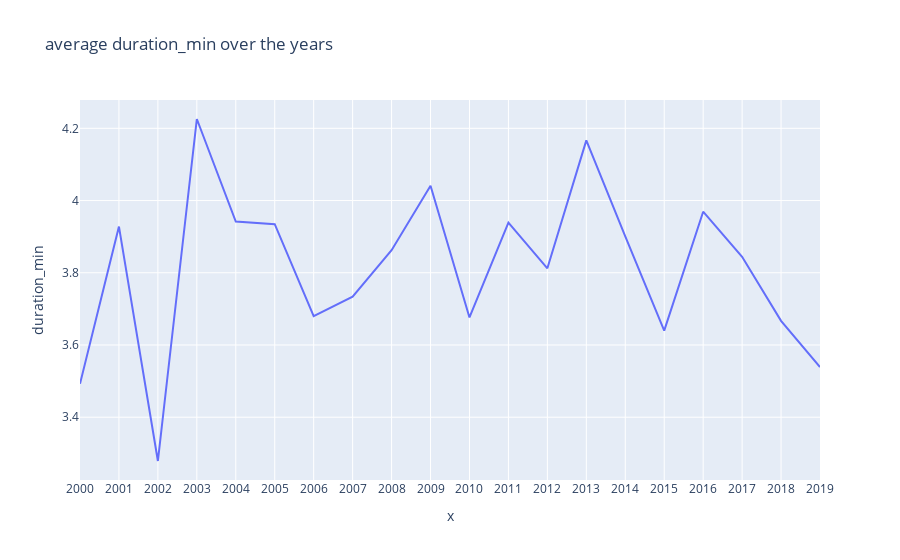
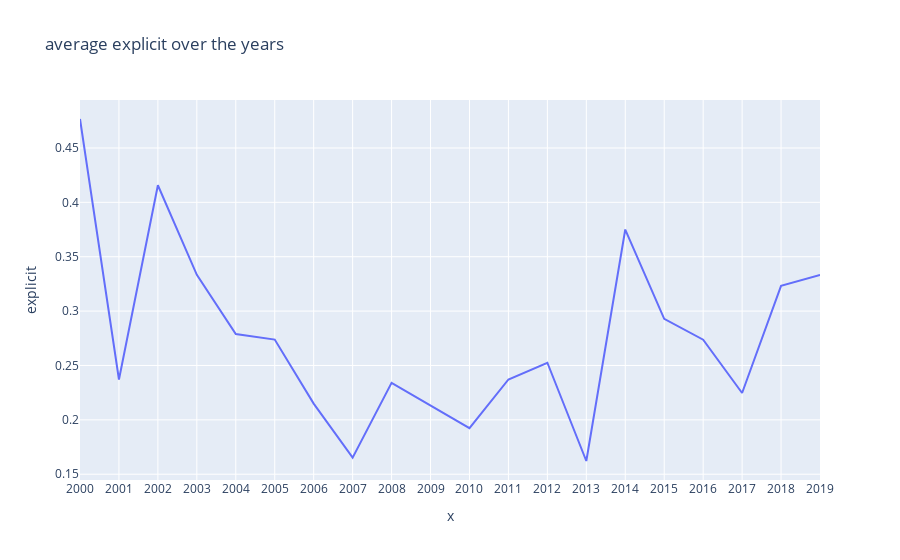

The notebook cell saved with these charts, in order:
### Markdown cell above
# Time Series Analysis

### Code cell
columns = ['duration_min','explicit','danceability','loudness','energy','speechiness','instrumentalness','acousticness','liveness','valence','tempo']
for column in columns:
        iplot(px.line(year_to_year, 
        x=year_to_year.index.sort_values(ascending=True), 
        y=column,
        title='average ' + str(column) + ' over the years',
       ).update_xaxes(type='category').update_traces(textposition='top right'))

### Figure 1 — Plotly figure (JSON) as saved in the notebook; plotly's stock layout.template omitted (floating-point values rounded to 4 significant figures)
{"data": [{"hovertemplate": "x=%{x}<br>duration_min=%{y}<extra></extra>", "legendgroup": "", "line": {"color": "#636efa", "dash": "solid"}, "marker": {"symbol": "circle"}, "mode": "lines", "name": "", "orientation": "v", "showlegend": false, "textposition": "top right", "type": "scatter", "x": [2000, 2001, 2002, 2003, 2004, 2005, 2006, 2007, 2008, 2009, 2010, 2011, 2012, 2013, 2014, 2015, 2016, 2017, 2018, 2019], "xaxis": "x", "y": [3.493, 3.928, 3.279, 4.226, 3.942, 3.935, 3.68, 3.734, 3.862, 4.041, 3.676, 3.939, 3.812, 4.167, 3.901, 3.64, 3.969, 3.844, 3.667, 3.539], "yaxis": "y"}], "layout": {"legend": {"tracegroupgap": 0}, "title": {"text": "average duration_min over the years"}, "xaxis": {"anchor": "y", "domain": [0, 1], "title": {"text": "x"}, "type": "category"}, "yaxis": {"anchor": "x", "domain": [0, 1], "title": {"text": "duration_min"}}}}

### Figure 2 — Plotly figure (JSON) as saved in the notebook; plotly's stock layout.template omitted (floating-point values rounded to 4 significant figures)
{"data": [{"hovertemplate": "x=%{x}<br>explicit=%{y}<extra></extra>", "legendgroup": "", "line": {"color": "#636efa", "dash": "solid"}, "marker": {"symbol": "circle"}, "mode": "lines", "name": "", "orientation": "v", "showlegend": false, "textposition": "top right", "type": "scatter", "x": [2000, 2001, 2002, 2003, 2004, 2005, 2006, 2007, 2008, 2009, 2010, 2011, 2012, 2013, 2014, 2015, 2016, 2017, 2018, 2019], "xaxis": "x", "y": [0.4766, 0.2371, 0.4157, 0.3333, 0.2788, 0.2738, 0.215, 0.1652, 0.234, 0.213, 0.1923, 0.2371, 0.2525, 0.1622, 0.375, 0.2929, 0.2737, 0.2247, 0.3232, 0.3333], "yaxis": "y"}], "layout": {"legend": {"tracegroupgap": 0}, "title": {"text": "average explicit over the years"}, "xaxis": {"anchor": "y", "domain": [0, 1], "title": {"text": "x"}, "type": "category"}, "yaxis": {"anchor": "x", "domain": [0, 1], "title": {"text": "explicit"}}}}
